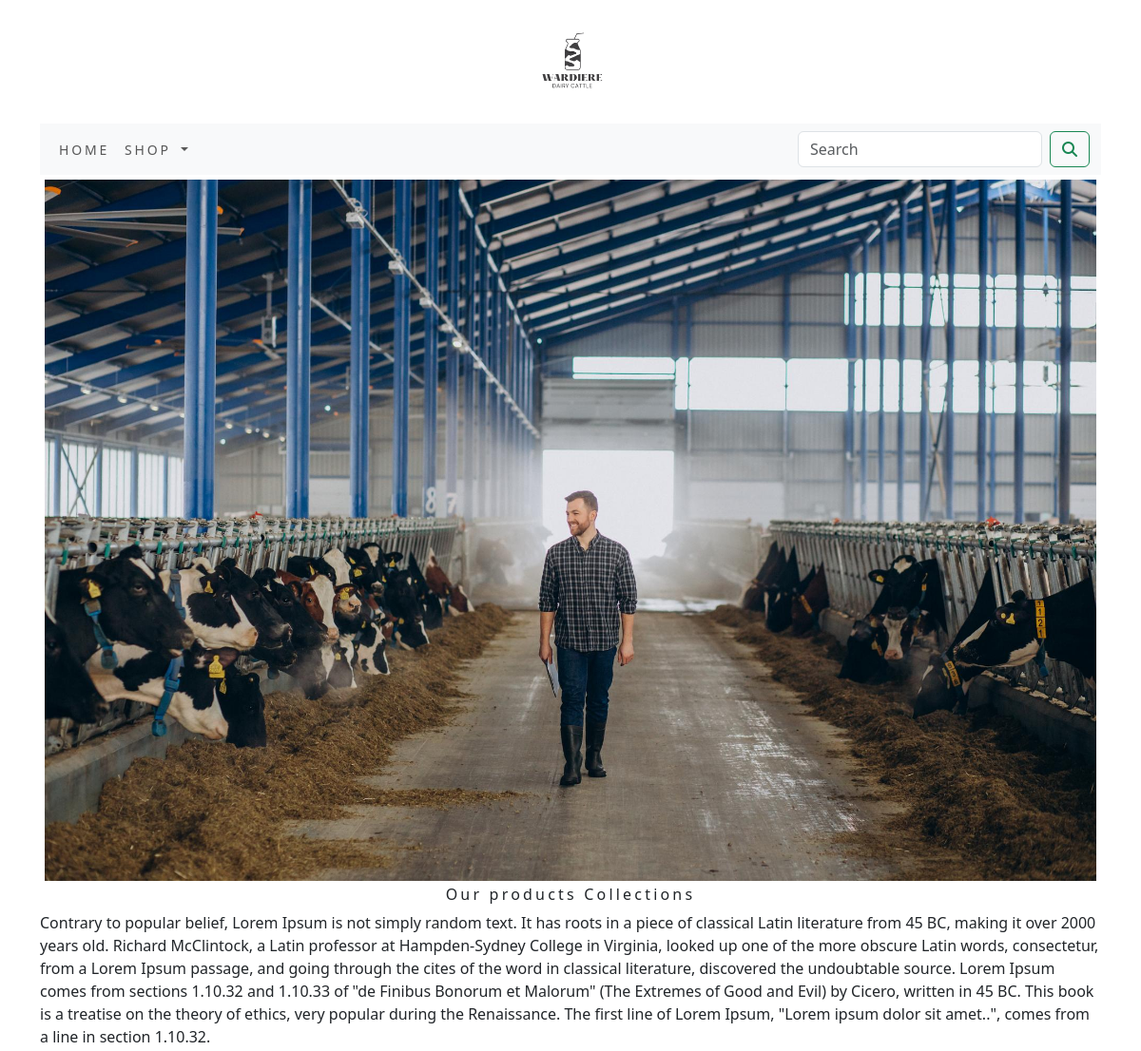
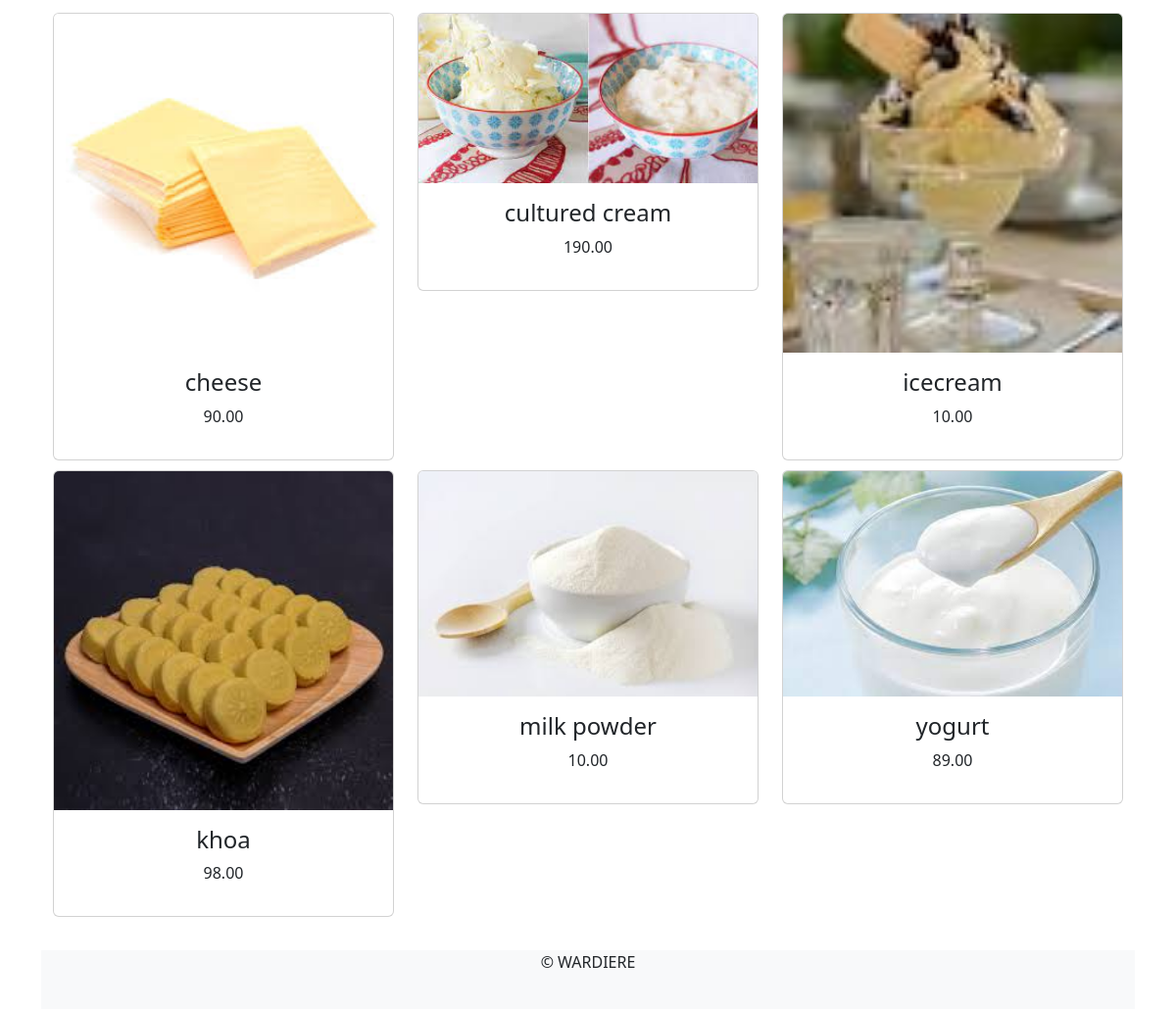
Page /shop on the committed database (2 pictures, top to bottom).
### shop/models.py (models this page shows, shortened)
class Product(models.Model):
    name=models.CharField(max_length=250, unique=True)
    slug=models.SlugField(max_length=250,unique=True)
    description=models.TextField(blank=True)
    price=models.DecimalField(max_digits=10, decimal_places=2)
    category=models.ForeignKey(Category,on_delete=models.CASCADE)
    image=models.ImageField(upload_to='product',blank=True)
    stock=models.IntegerField()
    available=models.BooleanField(default=True)
    created=models.DateTimeField(auto_now_add=True)
    updated=models.DateTimeField(auto_now_add=True)
    def get_url(self):
        return reverse('shop:prodCatedetail',args=[self.category.slug, self.slug])
    class Meta:
        ordering=('name',)
        verbose_name='product'
        verbose_name_plural='products'

### shop/views.py (the view)
# urls.py: path('',views.allProdCat, name='allProdCat'),
def allProdCat(request,c_slug=None):
    c_page=None
    products_list=None
    if c_slug!=None:
        c_page=get_object_or_404(Category,slug=c_slug)
        products_list=Product.objects.all().filter(category=c_page,available=True)
    else:
        products_list=Product.objects.all().filter(available=True)
    paginator=Paginator(products_list,6)
    try:
        page=int(request.GET.get('page','1'))
    except:
        page=1
    try:
        products=paginator.page(page)
    except (EmptyPage,InvalidPage):
        products=paginator.page(paginator.num_pages)
    return render(request,"category.html",{'category':c_page,'products':products})

### cart/context_processors.py (called while the page is built)
def counter(request):
    item_count=0
    if 'admin' in request.path:
        return  {}
    else:
        try:
            cart=Cart.objects.filter(cart_id=_cart_id(request))
            cart_items=CartItem.objects.all().filter(cart=cart[:1])
            for cart_item in cart_items:
                item_count += cart_item.quantity
        except Cart.DoesNotExist:
            item_count = 0
    return dict(item_count=item_count)

### cart/views.py (called while the page is built)
def _cart_id(request):
    cart=request.session.session_key
    print("welcome====", cart)
    if not cart:
        cart=request.session.create()
    return cart

### shop/context_processors.py (called while the page is built)
def menu_links(request):
    links=Category.objects.all()
    return dict(links=links)

### shop/models.py (called while the page is built)
    def get_url(self):
        return reverse('shop:products_by_category',args=[self.slug])

### templates/category.html (shortened to what this page needs)
{% extends 'base.html' %}
{% load static %}
{% block content %}
<div class="mx_auto">
    {% if category %}
<img class="my_image" src="{{category.image.url}}" alt="{{category.name}}">
</div>
<br>
<div>
    <h1 class="text-center my_title">
        {{category.name}}
    </h1>
    <p class="text-justify">
        {{category.description}}
    </p>
</div>
{% else %}
<div>
<img class="my_image my_image_padding" src="{% static 'img/banner.jpg' %}" alt="our products"  >
</div>
<div>
    <h1 class="text-center my_title">
        Our products Collections
    </h1>
    <p class="text-justify">
        Contrary to popular belief, Lorem Ipsum is not simply random text. It has roots in a piece of classical Latin literature from 45 BC, making it over 2000 years old. Richard McClintock, a Latin professor at Hampden-Sydney College in Virginia, looked up one of the more obscure Latin words, consectetur, from a Lorem Ipsum passage, and going through the cites of the word in classical literature, discovered the undoubtable source. Lorem Ipsum comes from sections 1.10.32 and 1.10.33 of "de Finibus Bonorum et Malorum" (The Extremes of Good and Evil) by Cicero, written in 45 BC. This book is a treatise on the theory of ethics, very popular during the Renaissance. The first line of Lorem Ipsum, "Lorem ipsum dolor sit amet..", comes from a line in section 1.10.32.
    </p>
</div>
{% endif %}
<div class="container">
    <div class="row mx_auto">
        {% for product in products.object_list %}
        <div class="my_bottom_margin col-9 col-sm-12 col-md-4  col-lg-4">
            <div class="card text-center" style="min-width:18rem;">
                <a href="{{ product.get_url }}">
                    <img class="card-img-top my_image" src="{{ product.image.url }}" alt="{{ product.name }}">
                </a>
            <div class="card-body">
                <h4>{{product.name}}</h4>
                <p>{{product.price}}</p>
            </div>
                </div>
        </div>
         {% endfor %}
    </div>
<br>
</div>
{% endblock %}

### templates/base.html (shortened to what this page needs)
{% load static %}
<!DOCTYPE html>
<html lang="en">
<head>
    <link rel="stylesheet" href="{% static 'css/custom.css' %}">
        <link href="{% static 'css/bootstrap.min.css' %}" rel="stylesheet">
</head>
<body>
<div class="container">
{% include 'header.html' %}
{% include 'nav.html' %}
{% block content %}
{% endblock %}
    </div>
{% include 'footer.html' %}
</body>
</html>

### templates/header.html
{% load static %}
<header>
    <center>
        <a href="{%url 'shop:allProdCat' %}"><img src="{% static 'img/logos.png' %}" alt="logoimage" width="130px;" height="130px"></a>
    </center>
</header>

### templates/nav.html (shortened to what this page needs)
<nav class="navbar navbar-expand-lg bg-body-tertiary">
  <div class="container-fluid">
    <div class="collapse navbar-collapse" id="navbarSupportedContent">
      <ul class="navbar-nav me-auto mb-2 mb-lg-0">
        <li class="nav-item">
          <a class="nav-link" href="#">Home</a>
        </li>
        <li class="nav-item dropdown {% if 'shop' in request.path %} active {% endif %}">
          <a class="nav-link dropdown-toggle" href="#" role="button" data-bs-toggle="dropdown" aria-expanded="false">
            Shop
          </a>
        </li>
      </ul>
      <form class="d-flex"  action="{% url 'search_app:SearchResult' %}" method="get">
        <input class="form-control me-2" type="search" placeholder="Search" name="q" aria-label="Search">
        <button class="btn btn-outline-success" type="submit"><i class="fa-solid fa-magnifying-glass"></i></button>
      </form>
    </div>
  </div>
</nav>

### templates/footer.html
<div class="footer navbar-fixed-bottom my_footer">
    <p class="text-center">&copy; WARDIERE</p>
</div>

### static/css/custom.css (style rules this page uses)
body { font-family: 'Roboto', sans-serif; }
.nav-item { letter-spacing : .2em; font-size : 14px; text-transform : uppercase; }
.my_footer { background-color:#f8f9fa; height : 60px; }
.my_footer p { padding-top : 20px font-size : 14px; }
.my_image { width : 100%; height : auto; }
.my_title { font-size : 16px; text_transform : uppercase; letter-spacing : .2em; }
.my_image_padding { padding : 5px; }
.my_bottom_margin { margin-bottom : 10px; }

### rows in the picture
Product: image (picture), name "cheese", price "90.00"
Product: image (picture), name "cultured cream", price "190.00"
Product: image (picture), name "icecream", price "10.00"
Product: image (picture), name "khoa", price "98.00"
Product: image (picture), name "milk powder", price "10.00"
Product: image (picture), name "yogurt", price "89.00"
